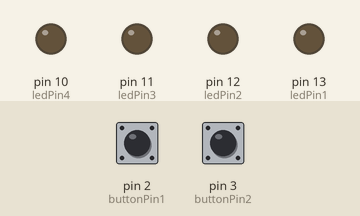
The sketch below on a simulated Arduino Uno, built with avr-gcc and run on an emulated ATmega328P. Shown: output pins drawn as LEDs (lit = HIGH). The test bench sets the inputs (shaded band); at power-on: pin 2 (buttonPin1) LOW, pin 3 (buttonPin2) LOW.

Above: at 1.2 s.
1.3 s: pin 2 (buttonPin1) pulled HIGH for 1 s
At 3.7 s:
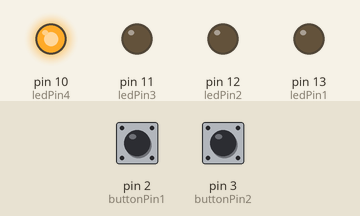
4.0 s: pin 3 (buttonPin2) pulled HIGH for 1 s
At 5.7 s:
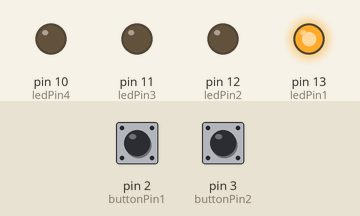
6.5 s: pin 2 (buttonPin1) pulled HIGH for 0.15 s
At 7.2 s:
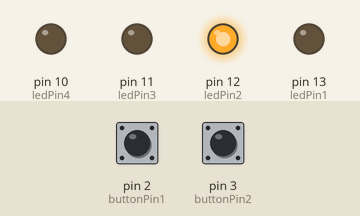
8.3 s: pin 2 (buttonPin1) pulled HIGH for 3.2 s
At 8.75 s:
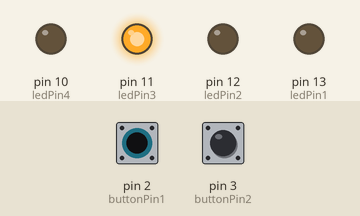
Timing chart, 0 to 11.3 s (numbered marks = the images above; inputs shaded):
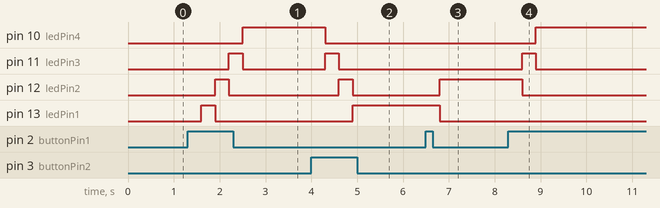

Measured:
- after the input at 1.3 s, pin 10 (ledPin4): LOW → HIGH after 1.2 s; pin 11 (ledPin3): LOW → HIGH after 0.90 s, → LOW 0.30 s later; pin 12 (ledPin2): LOW → HIGH after 0.60 s, → LOW 0.30 s later; pin 13 (ledPin1): LOW → HIGH after 0.30 s, → LOW 0.30 s later
- after the input at 4.0 s, pin 10 (ledPin4): HIGH → LOW after 0.30 s; pin 11 (ledPin3): LOW → HIGH after 0.30 s, → LOW 0.30 s later; pin 12 (ledPin2): LOW → HIGH after 0.60 s, → LOW 0.30 s later; pin 13 (ledPin1): LOW → HIGH after 0.90 s
- after the input at 6.5 s, pin 12 (ledPin2): LOW → HIGH after 0.30 s; pin 13 (ledPin1): HIGH → LOW after 0.30 s
- after the input at 8.3 s, pin 10 (ledPin4): LOW → HIGH after 0.60 s; pin 11 (ledPin3): LOW → HIGH after 0.30 s, → LOW 0.30 s later; pin 12 (ledPin2): HIGH → LOW after 0.30 s

The sketch:

BUTTON2_LED_4.ino
```cpp
const int buttonPin1 = 2;
const int buttonPin2 = 3;
const int ledPin1 = 13;
const int ledPin2 = 12;
const int ledPin3 = 11;
const int ledPin4 = 10;
int nilaitombol;
int nilaitombol2;
int count;
int count2;

int buttonState = 0;
void setup() {
  pinMode(ledPin1,OUTPUT);
  pinMode(ledPin2,OUTPUT);
  pinMode(ledPin3,OUTPUT);
  pinMode(ledPin4,OUTPUT);
  pinMode(buttonPin1,INPUT);
  pinMode(buttonPin2,INPUT);
}

void loop() {
  nilaitombol=digitalRead(buttonPin1);
  if(nilaitombol==1){
    count++;
    delay(300);
    if(count==1){
      digitalWrite(ledPin1,HIGH);
    digitalWrite(ledPin2,LOW);
     digitalWrite(ledPin3,LOW);
    digitalWrite(ledPin4,LOW);
    }
    if(count==2){
      digitalWrite(ledPin1,LOW);
    digitalWrite(ledPin2,HIGH);
     digitalWrite(ledPin3,LOW);
    digitalWrite(ledPin4,LOW);
    }
    if(count==3){
      digitalWrite(ledPin1,LOW);
    digitalWrite(ledPin2,LOW);
     digitalWrite(ledPin3,HIGH);
    digitalWrite(ledPin4,LOW);
    }
    if(count>=4){
      digitalWrite(ledPin1,LOW);
    digitalWrite(ledPin2,LOW);
     digitalWrite(ledPin3,LOW);
    digitalWrite(ledPin4,HIGH);
    count=4;
    }
    }
    nilaitombol2=digitalRead(buttonPin2);
  if(nilaitombol2==1){
    count--;
    delay(300);

    if(count<1){
      count=1;}
    if(count==1){
      digitalWrite(ledPin1,HIGH);
    digitalWrite(ledPin2,LOW);
     digitalWrite(ledPin3,LOW);
    digitalWrite(ledPin4,LOW);

    }
    if(count==2){
      digitalWrite(ledPin1,LOW);
    digitalWrite(ledPin2,HIGH);
     digitalWrite(ledPin3,LOW);
    digitalWrite(ledPin4,LOW);
    }
    if(count==3){
      digitalWrite(ledPin1,LOW);
    digitalWrite(ledPin2,LOW);
     digitalWrite(ledPin3,HIGH);
    digitalWrite(ledPin4,LOW);
    }
    if(count==4){
      digitalWrite(ledPin1,LOW);
    digitalWrite(ledPin2,LOW);
     digitalWrite(ledPin3,LOW);
    digitalWrite(ledPin4,HIGH);
   count=0;
    }
}
}
```
